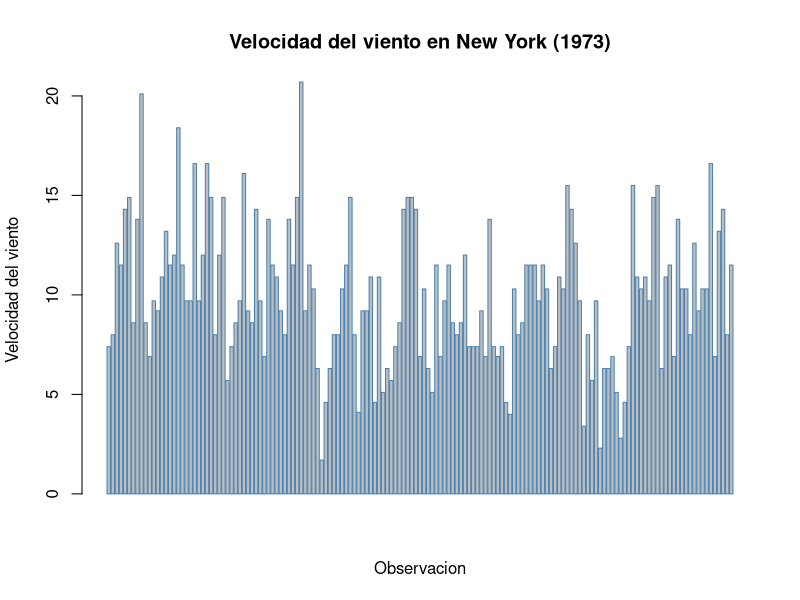
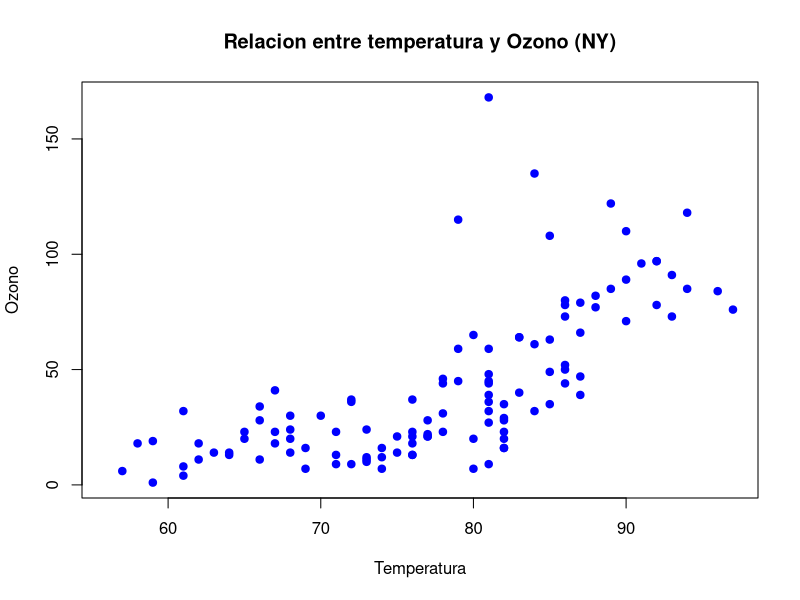
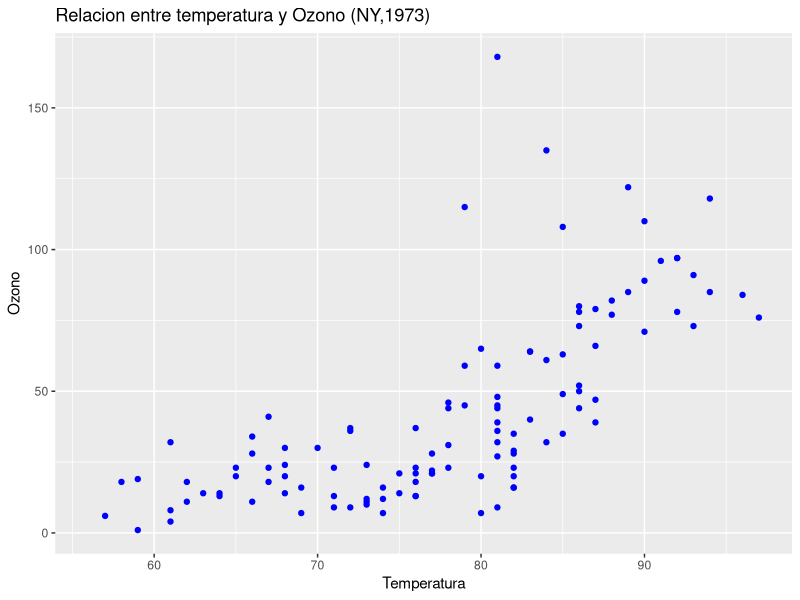
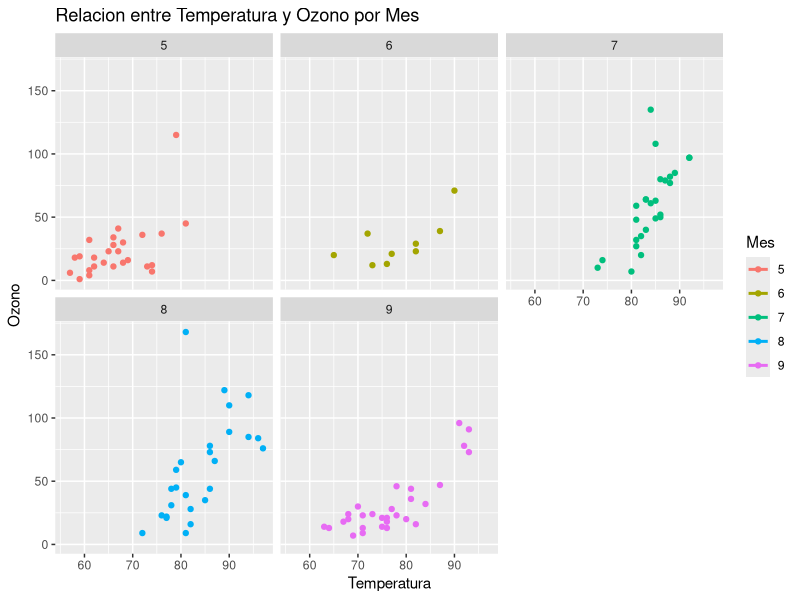
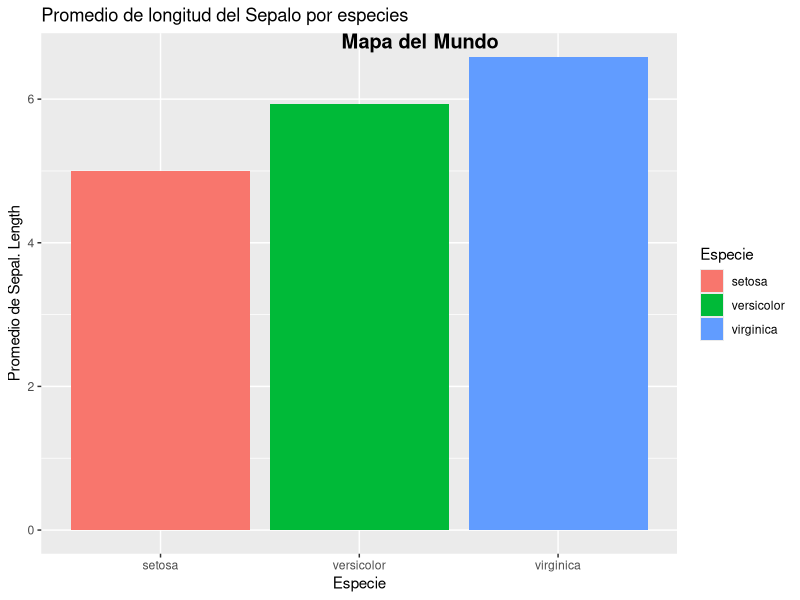
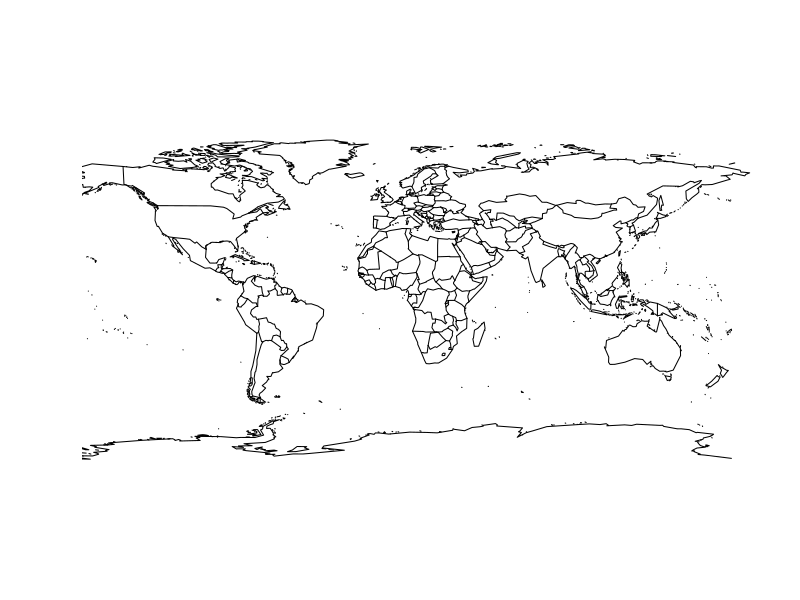
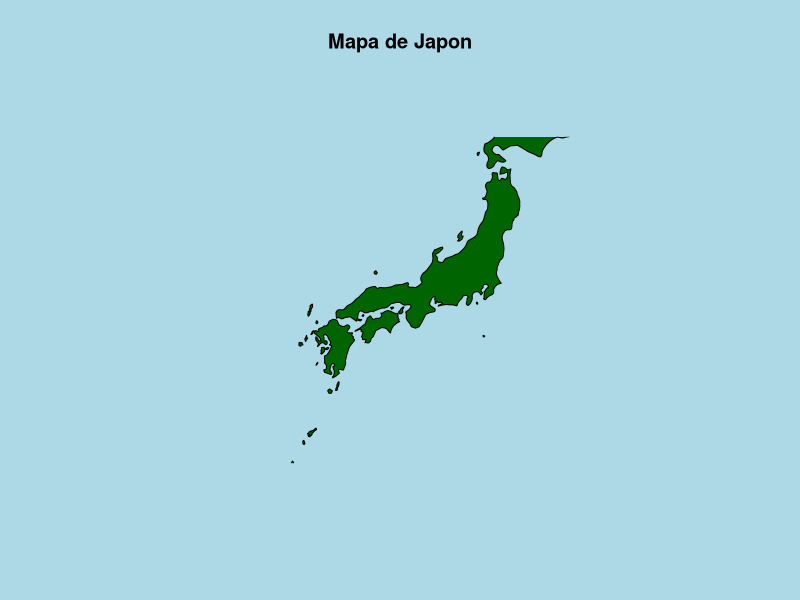
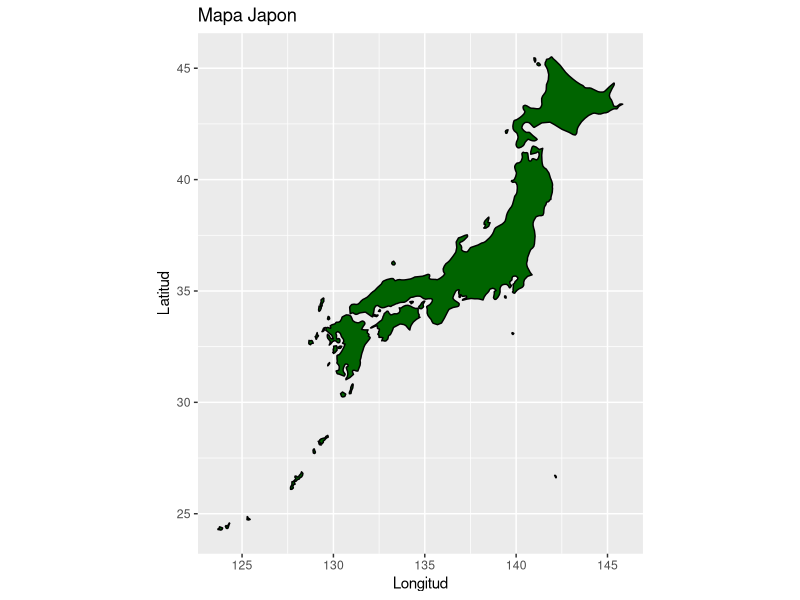

R code for these plots, in order:
# ==============================================================================
# UNIVERSIDAD DE COSTA RICA  -  ESCUELA DE ESTADISTICA
# XS-0129  PROGRAMACION PARA ESTADISTICA I
# ------------------------------------------------------------------------------
# PRACTICA SEMANA 11: CONSTRUCCION DE GRAFICOS CON R
# MODALIDAD: TRABAJO COLABORATIVO EN GIT / GITHUB
# Valor: 1% adicional sobre nota de curso
# Fecha entrega máxima: martes 26/05/2026
# Entrega esperada: documento PDF con enlace a repositorio
# ==============================================================================
#
# Esta practica se realiza EN PAREJAS o EN GRUPOS DE TRES personas.
# El grupo entrega un UNICO archivo .R, pero administrado de forma colaborativa
# en un repositorio de GitHub. Cada integrante DEBE aportar al menos un ejercicio
# con sus propios commits, de modo que el historial demuestre la participacion
# individual de cada quien.
#
# ------------------------------------------------------------------------------
# DATOS DEL GRUPO
# ------------------------------------------------------------------------------
# Integrante A: Keylin Francinni Cervantes Mata   Carne: C4E080  GitHub: Cervantes-gif
# Integrante B: Esteban Vargas Rodriguez  Carne: C5K725  GitHub: stebanvr
# Integrante C: ______________________  Carne: __________  GitHub: ____________
#               (deje en blanco si el grupo es de dos personas)
#
# ------------------------------------------------------------------------------
# OBJETIVOS DE APRENDIZAJE
# ------------------------------------------------------------------------------
#   1. Construir e interpretar graficos con el paquete base de R.
#   2. Aplicar la gramatica de graficos del paquete ggplot2 por capas.
#   3. Representar informacion geografica mediante mapas en R.
#   4. INVESTIGAR de forma autonoma otras librerias de visualizacion de R,
#      documentarlas y compararlas con las herramientas vistas en clase.
#   5. Utilizar Git y GitHub para versionar y desarrollar codigo de forma
#      COLABORATIVA (clonar, ramas, commits, pull requests y fusiones).
#
# ==============================================================================
# INSTRUCCIONES GENERALES
# ==============================================================================
#   - Trabajen DENTRO de este mismo archivo .R. Escriban su codigo debajo de
#     cada enunciado, en las lineas marcadas con ">>> ESCRIBA SU CODIGO AQUI".
#   - NO borren los enunciados (lineas que inician con #). Forman parte de la
#     entrega y permiten evaluar la practica.
#   - Cuando se pida COMENTAR o INTERPRETAR, escriban la respuesta como
#     comentario (#) justo debajo del codigo correspondiente.
#   - El archivo debe ejecutarse SIN ERRORES de principio a fin. Verifiquenlo
#     con source() o Ctrl+Shift+Enter (RStudio) antes de la entrega final.
#   - Cada ejercicio indica su INTEGRANTE RESPONSABLE entre corchetes, por
#     ejemplo  [Responsable: Integrante B]. Esa persona debe escribir el codigo
#     y subirlo con SUS PROPIOS commits (ver Parte 5).
#   - Esta practica vale 100 puntos. La distribucion aparece en cada parte.
#   - Todos los ejercicios deben estar completos y no debe haber commits 
#     luego de las 11:59 de hoy 26/05/2026
#
# ------------------------------------------------------------------------------
# REPARTO DE EJERCICIOS ENTRE INTEGRANTES
# ------------------------------------------------------------------------------
#   Integrante A : Ej 1.1, Ej 1.4, Ej 2.1, Ej 2.4, Ej 3.2  + redacta el README
#   Integrante B : Ej 1.2, Ej 1.5, Ej 2.2, Ej 2.5, Ej 3.3  + Ficha 4.2
#   Integrante C : Ej 1.3, Ej 1.6, Ej 2.3, Ej 3.1, Ej 4.4
#   TODO EL GRUPO: Parte 0, Ej 4.1 (eleccion de libreria) y Ej 4.3 (ejemplo).
#
#   * SI EL GRUPO ES DE DOS PERSONAS: no existe Integrante C. Repartan sus
#     ejercicios de forma equitativa entre A y B y ANOTEN aqui como quedaron:
#     Ej 1.3 -> B  Ej 1.6 -> B  Ej 2.3 -> A   Ej 3.1 -> A
#     Ej 4.4 -> A
#
#   El reparto busca que cada persona practique graficos base, ggplot2 y mapas.
#   Esta permitido AYUDARSE entre integrantes, pero cada quien debe SUBIR con
#   sus propios commits los ejercicios de los que es responsable.
#
# ------------------------------------------------------------------------------
# CONJUNTOS DE DATOS
# ------------------------------------------------------------------------------
#   Se trabajara con datasets incluidos en la instalacion base de R, por lo que
#   NO se requiere descargar archivos. Exploren su documentacion con help():
#       help("airquality")   # calidad del aire (Nueva York, 1973)
#       help("mtcars")       # caracteristicas de 32 automoviles
#       help("iris")         # medidas de tres especies de flores
#       help("ToothGrowth")  # crecimiento dental en conejillos de indias
# ==============================================================================


# ==============================================================================
# PARTE 0 - PREPARACION DEL ENTORNO  (5 puntos)   [Responsable: TODO EL GRUPO]
# ==============================================================================
#
# 0.1  Limpien el entorno de trabajo y carguen los datos que utilizaran.
#      Verifiquen la estructura y un resumen de cada conjunto de datos.

rm(list = ls())          # limpia el entorno
data("airquality")
data("mtcars")
data("iris")
data("ToothGrowth")

# >>> ESCRIBA SU CODIGO AQUI: use str() y summary() sobre airquality y mtcars.

str(airquality)
summary(airquality)

str(mtcars)
summary(mtcars)

# 0.2  En un comentario, indiquen cuantas observaciones y cuantas variables
#      tiene 'airquality' y mencionen si contiene valores faltantes (NA).

nrow(airquality)
ncol(airquality)

sum(is.na(airquality))

#
# Respuesta 0.2: Airquality tiene 153 observaciones y 6 variales. Si contiene valores
# faltantes en total 44 variables NA


# ==============================================================================
# PARTE 1 - GRAFICOS BASE DE R  (25 puntos)
# ==============================================================================
# Recuerden los argumentos comunes de las funciones graficas base:
#   main  = titulo        xlab / ylab = etiquetas de ejes
#   col   = color         xlim / ylim = limites de los ejes
#   pch   = tipo de punto border = color del borde
# ------------------------------------------------------------------------------

# ------------------------------------------------------------------------------
# Ejercicio 1.1  GRAFICO DE BARRAS  (4 pts)        [Responsable: Integrante A]
# ------------------------------------------------------------------------------
# Construya un grafico de barras VERTICAL de la variable airquality$Wind.
# Asignele un titulo, una etiqueta de eje y un color de su eleccion.

# >>> ESCRIBA SU CODIGO AQUI:

#Ejercicio 1.1- Grafico de barras vertical de airquality$Wind

barplot(airquality$Wind,
        main = "Velocidad del viento en New York (1973)",
        xlab = "Observacion",
        ylab = "Velocidad del viento",
        border = "steelblue")


#Interpretacion Cervantes:  El grafico muestra la velocidad del viento registrada en los 153 dias. La ,ayoria de las observaciones se encuentran entre 7 y 15 mph. 
#Se observan algunos picos maximos que superan los 20 mph y muy pocos dias con viento cerca de 0 mph.



# ------------------------------------------------------------------------------
# Ejercicio 1.2  HISTOGRAMA  (4 pts)               [Responsable: Integrante B]
# ------------------------------------------------------------------------------
# Construya un histograma de airquality$Ozone. Modifique el argumento 'breaks'
# para obtener al menos dos versiones (por ejemplo breaks = 5 y breaks = 15).
# COMENTE como cambia la interpretacion al variar el numero de clases.

# >>> ESCRIBA SU CODIGO AQUI:



# Comentario 1.2: ______________________________________________________________



# ------------------------------------------------------------------------------
# Ejercicio 1.3  DIAGRAMA DE CAJAS  (4 pts)        [Responsable: Integrante C]
# ------------------------------------------------------------------------------
# Construya un diagrama de cajas de airquality$Temp SEGUN el mes (Temp ~ Month).
# Pista: use la formula  boxplot(Temp ~ Month, data = airquality, ...).
# Interprete: en que mes se observa la mayor temperatura mediana.

# >>> ESCRIBA SU CODIGO AQUI:



# Comentario 1.3: ______________________________________________________________



# ------------------------------------------------------------------------------
# Ejercicio 1.4  DIAGRAMA DE DISPERSION  (4 pts)   [Responsable: Integrante A]
# ------------------------------------------------------------------------------
# Construya un grafico de dispersion entre airquality$Temp (eje X) y
# airquality$Ozone (eje Y). Use pch = 19 y describa la relacion observada.

# >>> ESCRIBA SU CODIGO AQUI:

#Ejercicio 1.4

plot(airquality$Temp,
     airquality$Ozone,
     main = "Relacion entre temperatura y Ozono (NY)",
     xlab = "Temperatura",
     ylab = "Ozono",
     pch = 19,
     col = "blue")


# Comentario 1.4: Se observa una relacion positiva entre la temperatura y el nivel de ozono, a mayor
# temperatura, tiende a mayor concentracion de ozono. La relacion no es perfectamente lineal pero si hay una
# tendencia clara de aumento 


# ------------------------------------------------------------------------------
# Ejercicio 1.5  GRAFICO DE PIE  (4 pts)           [Responsable: Integrante B]
# ------------------------------------------------------------------------------
# A partir de mtcars, cuente cuantos automoviles tienen 4, 6 y 8 cilindros
# (variable 'cyl') y represente esa distribucion en un grafico de pie.
# Agregue al grafico el PORCENTAJE correspondiente a cada categoria.
# Pista: table(mtcars$cyl) y construya las etiquetas con paste0() y round().

# >>> ESCRIBA SU CODIGO AQUI:



# ------------------------------------------------------------------------------
# Ejercicio 1.6  MULTIPLES GRAFICOS Y EXPORTACION  (5 pts)  [Resp.: Integrante C]
# ------------------------------------------------------------------------------
# a) Use par(mfrow = c(1, 2)) para colocar DOS graficos base de su eleccion
#    lado a lado. Restablezca el panel con par(mfrow = c(1, 1)) al terminar.
# b) Exporte uno de sus graficos a un archivo PNG usando png() ... dev.off().
#    IMPORTANTE: agregue ese .png al .gitignore (vea la Parte 5) para NO
#    versionar imagenes generadas automaticamente.

# >>> ESCRIBA SU CODIGO AQUI:



# ==============================================================================
# PARTE 2 - GRAFICOS CON ggplot2  (20 puntos)
# ==============================================================================
# Recuerden la estructura por CAPAS de la gramatica de graficos:
#   ggplot(datos, aes(...)) +   # datos + mapeo estetico
#       geom_*()            +   # geometria (puntos, barras, lineas...)
#       scale_*()           +   # escalas (colores, ejes)
#       facet_*()           +   # paneles por subconjuntos
#       labs()              +   # titulos y etiquetas
#       theme_*()               # apariencia general
# ------------------------------------------------------------------------------

# 2.0  Instalen (si es necesario) y carguen el paquete.
# install.packages("ggplot2")   # descomente solo si aun no lo tiene instalado
library(ggplot2)

# ------------------------------------------------------------------------------
# Ejercicio 2.1  PRIMER GRAFICO ggplot2  (4 pts)   [Responsable: Integrante A]
# ------------------------------------------------------------------------------
# Reproduzca el diagrama de dispersion del Ejercicio 1.4 (Temp vs Ozone) pero
# ahora con ggplot2 y geom_point().

# >>> ESCRIBA SU CODIGO AQUI:

ggplot(airquality,
       aes(x = Temp, y = Ozone)) +
  geom_point(color = "blue", 
             pch = 19) +
  labs(title = "Relacion entre temperatura y Ozono (NY,1973)",
       x = "Temperatura",
       y = "Ozono")




# ------------------------------------------------------------------------------
# Ejercicio 2.2  MAPEO ESTETICO  (4 pts)           [Responsable: Integrante B]
# ------------------------------------------------------------------------------
# Al grafico anterior, agregue dentro de aes() el COLOR del punto segun el mes.
# Pista: como 'Month' es numerica, conviertala con factor(Month).
# COMENTE que aporta esta tercera variable a la lectura del grafico.

# >>> ESCRIBA SU CODIGO AQUI:



# Comentario 2.2: ______________________________________________________________



# ------------------------------------------------------------------------------
# Ejercicio 2.3  GEOMETRIAS ADICIONALES Y FACETAS  (4 pts)  [Resp.: Integrante A]
# ------------------------------------------------------------------------------
# Sobre el grafico del 2.2, agregue:
#   - una capa geom_smooth(method = "lm") para mostrar la tendencia lineal;
#   - un facet_wrap(~ Month) para separar un panel por mes.

# >>> ESCRIBA SU CODIGO AQUI:

ggplot(airquality, aes(x= Temp,
                       y= Ozone,
                       color = factor(Month))) +
  geom_point(pch = 19) +
  geom_smooth(method = "Im", se= FALSE) + # el method Im dibuja una linea de tendencia lineal sobre los puntos 
  facet_wrap(~ Month) + # lo que haces es que separa los meses en 5 partes de mayo a septiembre
  labs(title = "Relacion entre Temperatura y Ozono por Mes",
       x = "Temperatura",
       y = "Ozono",
       color = "Mes")



# ------------------------------------------------------------------------------
# Ejercicio 2.4  GRAFICO DE BARRAS CON ggplot2  (4 pts)  [Resp.: Integrante A]
# ------------------------------------------------------------------------------
# Con el dataset 'iris', construya un grafico de barras que muestre el promedio
# de Sepal.Length por especie (Species). Use stat = "summary", fun = "mean".

# >>> ESCRIBA SU CODIGO AQUI:

ggplot(iris, aes(x= Species,
                 y= Sepal.Length,
                 fill = Species)) +
  geom_bar(stat = "summary", fun = "mean") + # le dice a ggplot no cuente filas sino que calcule el promedio de sepal.length para cada especie
  labs(title = "Promedio de longitud del Sepalo por especies",
       x= "Especie",
       y= "Promedio de Sepal. Length",
       fill = "Especie") # colorea cada baraa de un color diferente segun la especie 


# ------------------------------------------------------------------------------
# Ejercicio 2.5  PERSONALIZACION COMPLETA  (4 pts) [Responsable: Integrante B]
# ------------------------------------------------------------------------------
# Tome cualquiera de los graficos anteriores y combine TODAS las capas:
# labs() con titulo, subtitulo, etiquetas de ejes y fuente; un scale_*() para
# personalizar colores; y un theme_*() distinto al predeterminado.

# >>> ESCRIBA SU CODIGO AQUI:



# ==============================================================================
# PARTE 3 - GRAFICOS CON MAPAS  (15 puntos)
# ==============================================================================
# 3.0  Instalen (si es necesario) y carguen el paquete 'maps'.
# install.packages("maps", dep = TRUE)   # descomente si aun no lo tiene
library(maps)

# ------------------------------------------------------------------------------
# Ejercicio 3.1  MAPA BASE  (5 pts)                [Responsable: Integrante A]
# ------------------------------------------------------------------------------
# Dibuje el mapa del mundo con map(database = "world").
# Luego dibuje UNICAMENTE el mapa de un pais a su eleccion.
# Pista: map("world", regions = "Costa Rica", fill = TRUE, col = "lightgreen").

# >>> ESCRIBA SU CODIGO AQUI:

# Mapa del mundo 

map(database = "world",
    title(main = "Mapa del Mundo"))

# Mapa unicamente de Japon

map("world", regions = "Japan",
    fill = TRUE,
    col = "darkgreen",
    bg = "lightblue") # pone el fonde de color, simulando el mar 
title(main = "Mapa de Japon")

# ------------------------------------------------------------------------------
# Ejercicio 3.2  MAPA POLIGONAL CON ggplot2  (5 pts)  [Resp.: Integrante A]
# ------------------------------------------------------------------------------
# Use map_data() para obtener el contorno de un pais o region y dibujelo con
# ggplot2 + geom_polygon(). Aplique coord_quickmap() para corregir la escala.
# Pista:
#   region <- map_data("world", region = "Costa Rica")
#   ggplot(region, aes(long, lat, group = group)) +
#       geom_polygon(...) + coord_quickmap()

# >>> ESCRIBA SU CODIGO AQUI:

dev.off() # hace que lo recetee y ggplot corra bien 

japon<- map_data("world", region = "Japan")

ggplot(japon, aes(x= long,
                  y= lat, 
                  group = group)) +
  geom_polygon(fill = "darkgreen",
               color = "black") +
  coord_quickmap() +
  labs(title = "Mapa Japon",
       x = "Longitud",
       y= "Latitud")


# ------------------------------------------------------------------------------
# Ejercicio 3.3  AGREGAR PUNTOS AL MAPA  (5 pts)   [Responsable: Integrante B]
# ------------------------------------------------------------------------------
# Sobre el mapa anterior, agregue uno o varios puntos con coordenadas conocidas
# (por ejemplo, la ciudad donde vive cada integrante del grupo). Use geom_point()
# y, opcionalmente, geom_text() o annotate() para etiquetar el punto.
# Pista: San Jose, Costa Rica  ->  long = -84.09, lat = 9.93

# >>> ESCRIBA SU CODIGO AQUI:



# ==============================================================================
# PARTE 4 - INVESTIGACION: OTRAS LIBRERIAS DE GRAFICOS EN R  (20 puntos)
# ==============================================================================
#
# El ecosistema de R ofrece MUCHAS librerias de visualizacion mas alla del
# paquete base, ggplot2 y maps. En esta parte el grupo debera INVESTIGAR de
# forma autonoma y aplicar una de ellas.
#
# ------------------------------------------------------------------------------
# 4.1  SELECCION DE LA LIBRERIA  (2 pts)           [Responsable: TODO EL GRUPO]
# ------------------------------------------------------------------------------
# Elijan UNA libreria de la siguiente lista (o propongan otra y consultenla con
# la persona docente). Anoten su eleccion en el comentario indicado.
#
#   GRAFICOS INTERACTIVOS
#     - plotly        : convierte graficos en interactivos (zoom, hover).
#     - highcharter   : graficos interactivos basados en Highcharts.
#     - dygraphs      : series de tiempo interactivas.
#
#   EXTENSIONES DE ggplot2
#     - ggridges      : graficos de densidad superpuestos ("joyplots").
#     - gganimate     : animaciones a partir de graficos ggplot2.
#     - patchwork     : combina varios graficos ggplot2 en un mismo panel.
#     - ggpubr        : graficos con apariencia "lista para publicar".
#     - ggthemes      : temas y paletas adicionales para ggplot2.
#
#   MAPAS INTERACTIVOS
#     - leaflet       : mapas interactivos con marcadores y capas.
#     - tmap          : mapas tematicos (modo estatico e interactivo).
#
#   GRAFICOS ESPECIALIZADOS
#     - corrplot      : visualizacion de matrices de correlacion.
#     - treemap       : mapas de arbol (treemaps) jerarquicos.
#     - GGally        : matrices de graficos y graficos de pares.
#     - wordcloud     : nubes de palabras.
#     - lattice       : sistema de graficos alternativo (graficos en celosia).
#
# Libreria elegida: ____________________________________________________________
# Justifiquen en una o dos lineas por que la eligieron:
#   ___________________________________________________________________________
#
# ------------------------------------------------------------------------------
# 4.2  FICHA DE DOCUMENTACION  (6 pts)             [Responsable: Integrante B]
# ------------------------------------------------------------------------------
# Investiguen en la documentacion oficial (CRAN, viñetas, sitio del paquete) y
# COMPLETEN la siguiente ficha como comentarios. Indiquen las fuentes.
#
#   a) Nombre del paquete y autor(es) principales:
#      _________________________________________________________________________
#   b) Para que tipo de visualizaciones se utiliza:
#      _________________________________________________________________________
#   c) Funcion(es) principal(es) del paquete y que hace cada una:
#      _________________________________________________________________________
#   d) Una ventaja y una limitacion frente al paquete base o ggplot2:
#      Ventaja:    ______________________________________________________________
#      Limitacion: ______________________________________________________________
#   e) Fuentes consultadas (al menos dos, con su enlace):
#      1) _______________________________________________________________________
#      2) _______________________________________________________________________
#
# ------------------------------------------------------------------------------
# 4.3  EJEMPLO APLICADO  (8 pts)                   [Responsable: TODO EL GRUPO]
# ------------------------------------------------------------------------------
# Instalen y carguen la libreria elegida. Luego construyan UN grafico funcional
# con alguno de los datasets de esta practica (airquality, mtcars, iris o
# ToothGrowth). El grafico debe tener titulo y etiquetas de ejes claras.
# Documenten cada paso con comentarios.
#
# SUGERENCIA DE COLABORACION: este ejercicio es del grupo completo. Trabajenlo
# en una rama compartida (por ejemplo 'feature/parte4') y resuelvan en conjunto
# cualquier conflicto de fusion que aparezca.

# install.packages("__________")   # escriba aqui el nombre de su libreria
# library(__________)

# >>> ESCRIBA SU CODIGO AQUI:



# ------------------------------------------------------------------------------
# 4.4  COMPARACION Y REFLEXION  (4 pts)            [Responsable: Integrante C]
# ------------------------------------------------------------------------------
# Reproduzca un grafico EQUIVALENTE o lo mas parecido posible al del punto 4.3
# usando el paquete base o ggplot2. Luego responda en comentarios:
#
#   a) Que diferencias noto en la cantidad y claridad del codigo:
#      _________________________________________________________________________
#   b) En que situacion recomendaria usar la libreria investigada y en cual
#      preferiria el paquete base o ggplot2:
#      _________________________________________________________________________

# >>> ESCRIBA AQUI EL GRAFICO EQUIVALENTE CON BASE O ggplot2:



# ==============================================================================
# PARTE 5 - TRABAJO COLABORATIVO CON GIT Y GITHUB  (15 puntos)
# ==============================================================================
#
# Esta parte NO se "programa" en R: se EVIDENCIA en el repositorio de GitHub del
# grupo. Sigan el flujo de trabajo descrito abajo. Todos los comandos de Git se
# escriben en la TERMINAL del sistema (no en la consola de R), o pueden usar el
# panel Git de RStudio / GitHub Desktop si lo prefieren.
#
# ------------------------------------------------------------------------------
# 5.1  CREACION Y CONFIGURACION DEL REPOSITORIO  (4 pts)
# ------------------------------------------------------------------------------
# a) UNA sola persona del grupo crea en GitHub un repositorio llamado:
#       XS0129-P11-Apellido1-Apellido2
#    Configurelo como público e inicialicelo con un archivo README.md.
#
# b) Esa persona agrega como COLABORADORES (Settings > Collaborators) a:
#       - cada integrante del grupo (con su usuario de GitHub), y
#       - el usuario de la persona docente:  __________________ (a indicar).
#
# c) Cada integrante CLONA el repositorio en su computadora:
#       git clone https://github.com/usuario/XS0129-P11-Apellido1-Apellido2.git
#
# d) Coloquen este archivo .R dentro del repositorio y configuren su identidad
#    (la primera vez en cada computadora):
#       git config --global user.name  "Nombre Apellido"
#       git config --global user.email "correo@ucr.ac.cr"
#
# ------------------------------------------------------------------------------
# 5.2  ARCHIVOS DEL REPOSITORIO  (3 pts)
# ------------------------------------------------------------------------------
# El repositorio debe contener al menos:
#   - Practica_Semana_11_-_Graficos_en_R.R   (este archivo)
#   - README.md   : redactado por el Integrante A. Debe incluir el nombre del
#                   curso, los integrantes del grupo y una breve descripcion.
#   - .gitignore  : debe ignorar archivos generados (por ejemplo *.png del
#                   Ejercicio 1.6, la carpeta .Rproj.user/ y el archivo .Rhistory).
#
#   Contenido sugerido para .gitignore:
#       .Rhistory
#       .RData
#       .Rproj.user/
#       *.png
#
# ------------------------------------------------------------------------------
# 5.3  FLUJO DE TRABAJO POR RAMAS Y COMMITS  (5 pts)
# ------------------------------------------------------------------------------
# Cada integrante trabaja sus ejercicios asignados en SU PROPIA RAMA y luego
# los integra mediante un Pull Request. Pasos para cada integrante:
#
#   1) Actualizar la rama principal y crear la rama personal:
#        git checkout main
#        git pull origin main
#        git checkout -b parte-integranteA      # use su letra: A, B o C
#
#   2) Escribir el codigo de SUS ejercicios en este archivo y guardarlo.
#
#   3) Registrar el avance con commits. Haga UN COMMIT POR EJERCICIO, usando
#      mensajes claros que incluyan el numero del ejercicio. Ejemplos:
#        git add Practica_Semana_11_-_Graficos_en_R.R
#        git commit -m "Ej 1.1: grafico de barras vertical de Wind"
#        git commit -m "Ej 2.1: dispersion Temp vs Ozone con ggplot2"
#
#   4) Subir la rama al repositorio remoto:
#        git push origin parte-integranteA
#
#   5) En GitHub, abrir un PULL REQUEST de su rama hacia 'main'. Otro
#      integrante debe REVISARLO y aprobarlo antes de fusionarlo (merge).
#
# REQUISITO MINIMO VERIFICABLE: en el historial (git log o la pestaña Insights
# de GitHub) debe constar que CADA integrante realizo, como minimo, UN commit
# por cada ejercicio del que es responsable, con su propia cuenta de GitHub.
#
# ------------------------------------------------------------------------------
# 5.4  RESOLUCION DE CONFLICTOS Y BITACORA  (3 pts)
# ------------------------------------------------------------------------------
# Como todos editan el mismo archivo, es probable que aparezca al menos un
# CONFLICTO DE FUSION al hacer merge. Resuelvanlo en conjunto y, una vez
# terminada la practica, completen abajo una breve bitacora del trabajo.
#
#   BITACORA DEL GRUPO (responder como comentarios):
#   a) Cuantas ramas y cuantos pull requests crearon en total:
#      _________________________________________________________________________
#   b) Describan brevemente un conflicto de fusion que enfrentaron y como lo
#      resolvieron (o expliquen como lo evitaron):
#      _________________________________________________________________________
#   c) Que aprendio el grupo sobre el trabajo colaborativo con Git:
#      _________________________________________________________________________
#
# ==============================================================================
# RUBRICA DE EVALUACION (resumen)
# ==============================================================================
#   Parte 0  - Preparacion del entorno ............................   5 pts
#   Parte 1  - Graficos base de R .................................  25 pts
#   Parte 2  - Graficos con ggplot2 ...............................  20 pts
#   Parte 3  - Graficos con mapas .................................  15 pts
#   Parte 4  - Investigacion de otras librerias ...................  20 pts
#   Parte 5  - Trabajo colaborativo con Git y GitHub ..............  15 pts
#                                                            TOTAL = 100 pts
#
#   CONSIDERACIONES SOBRE LA NOTA DE GRUPO:
#   - Se descuentan hasta 5 puntos si el archivo NO se ejecuta completo sin
#     errores o si se eliminan los enunciados originales.
#   - El historial de commits es individual: si un integrante NO presenta
#     commits propios de sus ejercicios asignados, esos puntos NO se le
#     acreditan, aunque el ejercicio aparezca resuelto en el archivo final.
#   - La entrega consiste en compartir la URL del repositorio (con la persona
#     docente ya agregada como colaboradora). NO se reciben archivos por correo.
#
# ==============================================================================
# FIN DE LA PRACTICA - SEMANA 11
# ==============================================================================
